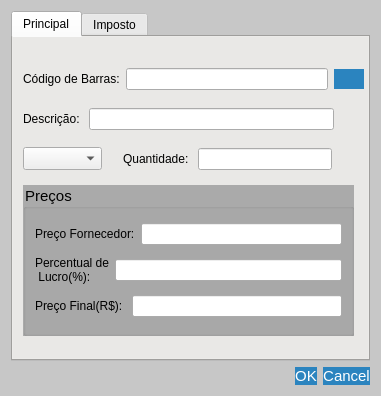
<?xml version="1.0" encoding="UTF-8"?>
<ui version="4.0">
 <class>AlterarProduto</class>
 <widget class="QDialog" name="AlterarProduto">
  <property name="geometry">
   <rect>
    <x>0</x>
    <y>0</y>
    <width>381</width>
    <height>396</height>
   </rect>
  </property>
  <property name="sizePolicy">
   <sizepolicy hsizetype="Preferred" vsizetype="Preferred">
    <horstretch>100</horstretch>
    <verstretch>100</verstretch>
   </sizepolicy>
  </property>
  <property name="minimumSize">
   <size>
    <width>0</width>
    <height>0</height>
   </size>
  </property>
  <property name="baseSize">
   <size>
    <width>9</width>
    <height>8</height>
   </size>
  </property>
  <property name="windowTitle">
   <string>Alterar Produto - QEstoqueLoja</string>
  </property>
  <property name="layoutDirection">
   <enum>Qt::LayoutDirection::LeftToRight</enum>
  </property>
  <property name="autoFillBackground">
   <bool>false</bool>
  </property>
  <property name="styleSheet">
   <string notr="true">

#AlterarProduto{
background-color: rgb(199, 199, 199);

}
QPushButton{
background-color: rgb(43, 132, 191);
color: rgb(255, 255, 255);
font-size: 15px;
border-radius: 13px;

}
QPushButton:disabled{
	
	
	background-color: rgb(154, 153, 150);
}

QPushButton:hover{
	background-color: rgb(13, 92, 161);
}
QPushButton:pressed{
	
color: rgb(255, 255, 255);
	background-color: rgb(153, 193, 241);
font-size: 15px;
border-radius: 13px;
}
QTabWidget{
background-color:rgb(222, 221, 218)
}
QGroupBox{
background-color:rgb(170, 170, 170);
	font: 700 9pt &quot;Segoe UI&quot;;
	font-size: 15px;
}
</string>
  </property>
  <property name="sizeGripEnabled">
   <bool>false</bool>
  </property>
  <property name="modal">
   <bool>false</bool>
  </property>
  <layout class="QGridLayout" name="gridLayout">
   <item row="1" column="0">
    <widget class="QDialogButtonBox" name="Btn_AltAceitar">
     <property name="orientation">
      <enum>Qt::Orientation::Horizontal</enum>
     </property>
     <property name="standardButtons">
      <set>QDialogButtonBox::StandardButton::Cancel|QDialogButtonBox::StandardButton::Ok</set>
     </property>
    </widget>
   </item>
   <item row="0" column="0">
    <widget class="QTabWidget" name="tabWidget">
     <property name="currentIndex">
      <number>0</number>
     </property>
     <widget class="QWidget" name="tab_1">
      <attribute name="title">
       <string>Principal</string>
      </attribute>
      <widget class="QWidget" name="layoutWidget">
       <property name="geometry">
        <rect>
         <x>10</x>
         <y>30</y>
         <width>341</width>
         <height>24</height>
        </rect>
       </property>
       <layout class="QHBoxLayout" name="horizontalLayout_4">
        <item>
         <widget class="QLabel" name="label">
          <property name="text">
           <string>Código de Barras:</string>
          </property>
         </widget>
        </item>
        <item>
         <widget class="QLineEdit" name="Ledit_AltBarras"/>
        </item>
        <item>
         <widget class="QPushButton" name="Btn_GerarCod">
          <property name="sizePolicy">
           <sizepolicy hsizetype="Fixed" vsizetype="Fixed">
            <horstretch>0</horstretch>
            <verstretch>0</verstretch>
           </sizepolicy>
          </property>
          <property name="minimumSize">
           <size>
            <width>30</width>
            <height>20</height>
           </size>
          </property>
          <property name="maximumSize">
           <size>
            <width>30</width>
            <height>20</height>
           </size>
          </property>
          <property name="toolTip">
           <string extracomment="Gerar Código de Barras Pessoal">Gerar Código de Barras Pessoal</string>
          </property>
          <property name="statusTip">
           <string extracomment="Gerar Código de Barras Pessoal">Gerar Código de Barras Pessoal</string>
          </property>
          <property name="accessibleDescription">
           <string>Gerar Código de Barras Pessoal</string>
          </property>
          <property name="text">
           <string/>
          </property>
         </widget>
        </item>
       </layout>
      </widget>
      <widget class="QWidget" name="layoutWidget">
       <property name="geometry">
        <rect>
         <x>10</x>
         <y>70</y>
         <width>311</width>
         <height>24</height>
        </rect>
       </property>
       <layout class="QHBoxLayout" name="horizontalLayout">
        <item>
         <widget class="QLabel" name="label_2">
          <property name="text">
           <string>Descrição: </string>
          </property>
         </widget>
        </item>
        <item>
         <widget class="QLineEdit" name="Ledit_AltDesc"/>
        </item>
       </layout>
      </widget>
      <widget class="QWidget" name="layoutWidget">
       <property name="geometry">
        <rect>
         <x>110</x>
         <y>110</y>
         <width>209</width>
         <height>24</height>
        </rect>
       </property>
       <layout class="QHBoxLayout" name="horizontalLayout_2">
        <item>
         <widget class="QLabel" name="label_3">
          <property name="sizePolicy">
           <sizepolicy hsizetype="Preferred" vsizetype="Preferred">
            <horstretch>0</horstretch>
            <verstretch>0</verstretch>
           </sizepolicy>
          </property>
          <property name="text">
           <string>Quantidade: </string>
          </property>
         </widget>
        </item>
        <item>
         <widget class="QLineEdit" name="Ledit_AltQuant"/>
        </item>
       </layout>
      </widget>
      <widget class="QComboBox" name="CBox_AltUCom">
       <property name="geometry">
        <rect>
         <x>10</x>
         <y>110</y>
         <width>79</width>
         <height>23</height>
        </rect>
       </property>
      </widget>
      <widget class="QGroupBox" name="groupBox">
       <property name="geometry">
        <rect>
         <x>10</x>
         <y>148</y>
         <width>331</width>
         <height>151</height>
        </rect>
       </property>
       <property name="title">
        <string>Preços</string>
       </property>
       <layout class="QVBoxLayout" name="verticalLayout_2">
        <item>
         <layout class="QHBoxLayout" name="horizontalLayout_9">
          <item>
           <widget class="QLabel" name="label_8">
            <property name="text">
             <string>Preço Fornecedor:</string>
            </property>
           </widget>
          </item>
          <item>
           <widget class="CustomLineEdit" name="Ledit_AltPrecoFornecedor"/>
          </item>
         </layout>
        </item>
        <item>
         <layout class="QHBoxLayout" name="horizontalLayout_8">
          <item>
           <widget class="QLabel" name="label_9">
            <property name="text">
             <string>Percentual de 
 Lucro(%):</string>
            </property>
           </widget>
          </item>
          <item>
           <widget class="QLineEdit" name="Ledit_AltPercentualLucro"/>
          </item>
         </layout>
        </item>
        <item>
         <layout class="QHBoxLayout" name="horizontalLayout_3">
          <item>
           <widget class="QLabel" name="label_4">
            <property name="text">
             <string>Preço Final(R$): </string>
            </property>
           </widget>
          </item>
          <item>
           <widget class="QLineEdit" name="Ledit_AltPreco"/>
          </item>
         </layout>
        </item>
       </layout>
      </widget>
     </widget>
     <widget class="QWidget" name="tab_2">
      <attribute name="title">
       <string>Imposto</string>
      </attribute>
      <widget class="QCheckBox" name="Check_AltNf">
       <property name="geometry">
        <rect>
         <x>10</x>
         <y>20</y>
         <width>161</width>
         <height>21</height>
        </rect>
       </property>
       <property name="text">
        <string>NF</string>
       </property>
      </widget>
      <widget class="QWidget" name="layoutWidget">
       <property name="geometry">
        <rect>
         <x>10</x>
         <y>260</y>
         <width>201</width>
         <height>24</height>
        </rect>
       </property>
       <layout class="QHBoxLayout" name="horizontalLayout_7">
        <item>
         <widget class="QLabel" name="Lbl_AltCEST">
          <property name="text">
           <string>CEST:</string>
          </property>
         </widget>
        </item>
        <item>
         <widget class="CustomLineEdit" name="Ledit_AltCEST"/>
        </item>
       </layout>
      </widget>
      <widget class="QWidget" name="layoutWidget_4">
       <property name="geometry">
        <rect>
         <x>10</x>
         <y>120</y>
         <width>207</width>
         <height>32</height>
        </rect>
       </property>
       <layout class="QHBoxLayout" name="horizontalLayout_10">
        <item>
         <widget class="QLabel" name="label_10">
          <property name="toolTip">
           <string>Porcentagem de ICMS aproximada cobrado de cada produto, APENAS PARA INFORMAÇÃO NA NF.</string>
          </property>
          <property name="text">
           <string>Aliquota 
 Imposto(%):</string>
          </property>
         </widget>
        </item>
        <item>
         <widget class="QLineEdit" name="Ledit_AltAliquota"/>
        </item>
       </layout>
      </widget>
      <widget class="QWidget" name="layoutWidget_5">
       <property name="geometry">
        <rect>
         <x>10</x>
         <y>50</y>
         <width>201</width>
         <height>24</height>
        </rect>
       </property>
       <layout class="QHBoxLayout" name="horizontalLayout_6">
        <item>
         <widget class="QLabel" name="label_6">
          <property name="text">
           <string>NCM:</string>
          </property>
         </widget>
        </item>
        <item>
         <widget class="CustomLineEdit" name="Ledit_AltNCM"/>
        </item>
       </layout>
      </widget>
      <widget class="QLabel" name="Lbl_AltNCMDesc">
       <property name="geometry">
        <rect>
         <x>9</x>
         <y>84</y>
         <width>181</width>
         <height>16</height>
        </rect>
       </property>
       <property name="text">
        <string>&quot;Descrição NCM&quot;</string>
       </property>
       <property name="scaledContents">
        <bool>false</bool>
       </property>
       <property name="alignment">
        <set>Qt::AlignmentFlag::AlignLeading|Qt::AlignmentFlag::AlignLeft|Qt::AlignmentFlag::AlignTop</set>
       </property>
       <property name="wordWrap">
        <bool>true</bool>
       </property>
      </widget>
      <widget class="QWidget" name="layoutWidget_7">
       <property name="geometry">
        <rect>
         <x>10</x>
         <y>210</y>
         <width>203</width>
         <height>32</height>
        </rect>
       </property>
       <layout class="QHBoxLayout" name="horizontalLayout_13">
        <item>
         <widget class="QLabel" name="label_13">
          <property name="text">
           <string>CST 
PIS/COFINS:</string>
          </property>
         </widget>
        </item>
        <item>
         <widget class="QLineEdit" name="Ledit_AltPIS"/>
        </item>
       </layout>
      </widget>
      <widget class="QWidget" name="layoutWidget_8">
       <property name="geometry">
        <rect>
         <x>10</x>
         <y>170</y>
         <width>201</width>
         <height>24</height>
        </rect>
       </property>
       <layout class="QHBoxLayout" name="horizontalLayout_12">
        <item>
         <widget class="QLabel" name="label_12">
          <property name="text">
           <string>CSOSN:</string>
          </property>
         </widget>
        </item>
        <item>
         <widget class="QLineEdit" name="Ledit_AltCSOSN"/>
        </item>
       </layout>
      </widget>
     </widget>
    </widget>
   </item>
  </layout>
 </widget>
 <customwidgets>
  <customwidget>
   <class>CustomLineEdit</class>
   <extends>QLineEdit</extends>
   <header>customlineedit.h</header>
  </customwidget>
 </customwidgets>
 <tabstops>
  <tabstop>Ledit_AltBarras</tabstop>
  <tabstop>Ledit_AltDesc</tabstop>
  <tabstop>CBox_AltUCom</tabstop>
  <tabstop>Ledit_AltQuant</tabstop>
  <tabstop>Ledit_AltPrecoFornecedor</tabstop>
  <tabstop>Ledit_AltPercentualLucro</tabstop>
  <tabstop>Ledit_AltPreco</tabstop>
  <tabstop>Btn_GerarCod</tabstop>
  <tabstop>tabWidget</tabstop>
  <tabstop>Check_AltNf</tabstop>
  <tabstop>Ledit_AltNCM</tabstop>
  <tabstop>Ledit_AltAliquota</tabstop>
  <tabstop>Ledit_AltCSOSN</tabstop>
  <tabstop>Ledit_AltPIS</tabstop>
  <tabstop>Ledit_AltCEST</tabstop>
 </tabstops>
 <resources/>
 <connections>
  <connection>
   <sender>Btn_AltAceitar</sender>
   <signal>accepted()</signal>
   <receiver>AlterarProduto</receiver>
   <slot>accept()</slot>
   <hints>
    <hint type="sourcelabel">
     <x>248</x>
     <y>254</y>
    </hint>
    <hint type="destinationlabel">
     <x>157</x>
     <y>274</y>
    </hint>
   </hints>
  </connection>
  <connection>
   <sender>Btn_AltAceitar</sender>
   <signal>rejected()</signal>
   <receiver>AlterarProduto</receiver>
   <slot>reject()</slot>
   <hints>
    <hint type="sourcelabel">
     <x>316</x>
     <y>260</y>
    </hint>
    <hint type="destinationlabel">
     <x>286</x>
     <y>274</y>
    </hint>
   </hints>
  </connection>
 </connections>
</ui>
